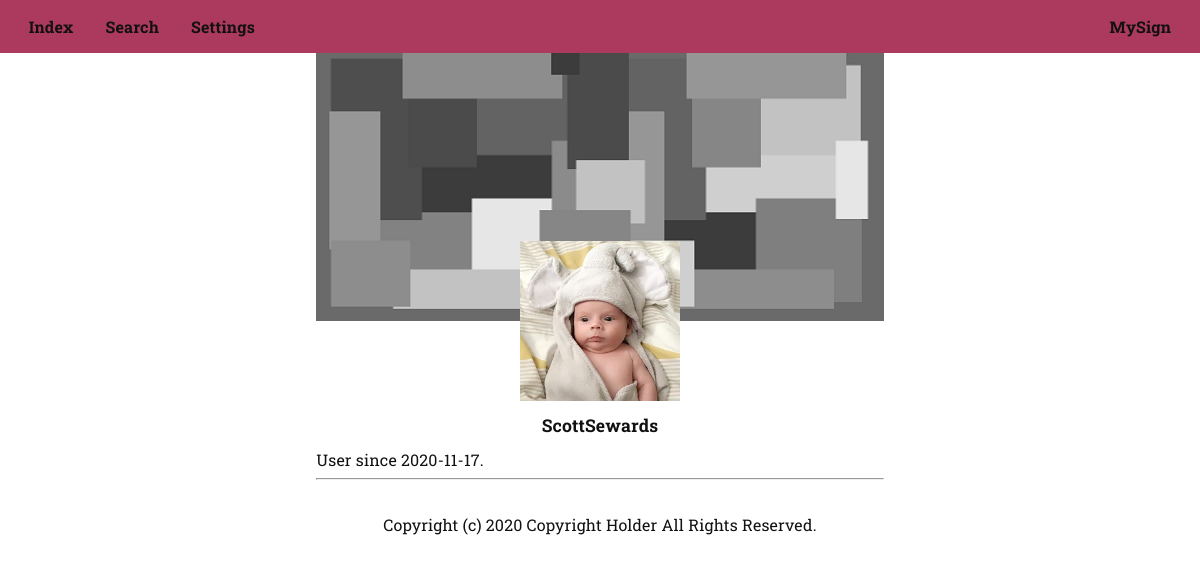
/user.php?name=ScottSewards, run on the app's committed database.
### tables this page shows
CREATE TABLE `users` (
  `id` int(11) NOT NULL,
  `created` date NOT NULL DEFAULT current_timestamp(),
  `name` text NOT NULL,
  `email` text NOT NULL,
  `verified` tinyint(1) NOT NULL DEFAULT 0,
  `can_email` tinyint(1) NOT NULL DEFAULT 1,
  `password` text NOT NULL,
  `picture` text NOT NULL DEFAULT 'images/picture.png',
  `banner` text NOT NULL DEFAULT 'images/banner.png'
);

### user.php (the view, shortened to what this page needs)
<?php
require_once("head.php");
$name = $_GET["name"];
$select = mysqli_query($connection, "SELECT * FROM users WHERE name='{$name}'");
if(mysqli_num_rows($select) == "1") {
  $fetch = mysqli_fetch_array($select);
  $created = $fetch["created"];
  $picture = $fetch["picture"];
  $banner = $fetch["banner"];
} else {
  mysqli_close($connection);
  redirect("404.html");
}
?>
<main>
  <section>
    <img class='banner' src='<?php echo $banner; ?>' alt='Banner'/>
    <img class='picture' src='<?php echo $picture; ?>' alt='Picture'/>
    <h1><?php echo $name; ?></h1>
    <p><?php echo "User since {$created}."; ?></p>
    <hr>
  </section>
</main>
<?php
require_once("foot.php");
?>

### data on the page
users: banner (picture), picture (picture), created "2020-11-17"

### other printed values
$name "ScottSewards"
